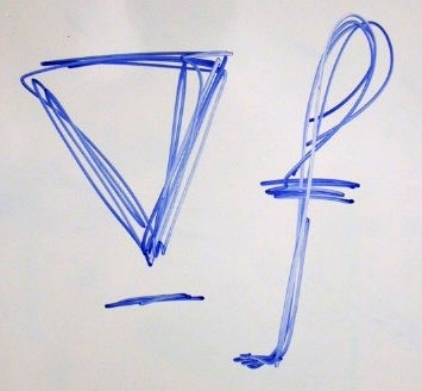
#> input picture 4. 泊松图像编辑/src.jpg, 422 x 391 px
$ jupyter execute --allow-errors poisson-exp.ipynb   (shell and % lines are left out)   (older library calls are emulated)
#> lines starting #> are read from the running program, lines starting #| are printed output that depends on the picture
### 4. 泊松图像编辑/mark_out_area.py
# -*- coding: utf-8 -*-
# @Time    : 2023/1/5 12:07
# @Author  : hp
# @Email   : bingzhenli@hotmail.com
# @File    : draw_polygon.py
# @Project : parttime-exps


import cv2

import numpy as np
import joblib
import matplotlib.pyplot as plt


# [20 lines left out: function _callback, not called in this run]


def draw_polygon(img_pth, pkl_pth, is_save_mask=False):
    global img, pts
    pts = []
    if isinstance(img_pth, str):
        img = cv2.imread(img_pth)
    else:
        img = img_pth

    cv2.namedWindow('create_polygon')
    cv2.setMouseCallback('create_polygon', _callback)

    print("[USAGES]: \n"
          " 1) LEFT CLICK mouse  -> select point\n"
          " 2) RIGHT CLICK mouse -> detect last point\n"
          " 3) press 'p'         -> plot polygon and show, and save points into 'points.pkl' file\n"
          " 5) press 'ESC'       -> exist")

    while True:
        key = cv2.waitKey(1) & 0xFF
        if key == 27:
            break

        if key == ord("p"):
            mask = np.zeros(img.shape, np.uint8)
            points = np.array(pts, np.int32)
            points = points.reshape((-1, 1, 2))

            mask = cv2.polylines(mask, [points], True, (255, 255, 255), 2)
            mask2 = cv2.fillPoly(mask.copy(), [points], (255, 255, 255))
            if is_save_mask:
                cv2.imwrite("mask.jpg", mask2)
            mask3 = cv2.fillPoly(mask.copy(), [points], (0, 255, 0))

            show_image = cv2.addWeighted(src1=img, alpha=0.8, src2=mask3, beta=0.2, gamma=0)
            polygon = cv2.bitwise_and(mask2, img)

            plt.figure(figsize=(10, 10))
            plt.subplot(1, 3, 1)
            if len(img2.shape) == 3:
                plt.imshow(cv2.merge(cv2.split(img2)[::-1])); plt.title("polygon points")
            else:
                plt.imshow(img2, cmap=plt.cm.gray); plt.title("polygon points")

            plt.subplot(1, 3, 2)
            if len(mask2.shape) == 3:
                plt.imshow(cv2.merge(cv2.split(mask2)[::-1])); plt.title("mask")
            else:
                plt.imshow(mask2, cmap=plt.cm.gray); plt.title("mask")

            plt.subplot(1, 3, 3)
            if len(show_image.shape) == 3:
                plt.imshow(cv2.merge(cv2.split(show_image)[::-1])); plt.title("image with mask")
            else:
                plt.imshow(show_image, cmap=plt.cm.gray); plt.title("image with mask")
            # plt.subplot(2, 2, 4)
            # plt.imshow(polygon); plt.title("bitwise_and")
            plt.show()

            joblib.dump(value=pts, filename=pkl_pth)
            print("[INFO] polygon points coordinates had been saved in 'points.pkl' ... ")
            break

    cv2.destroyAllWindows()


# [2 lines that do not run on import are left out]

### 4. 泊松图像编辑/poisson-exp.ipynb
[cell 1]
import cv2
import pickle
import numpy as np

import scipy.sparse
from scipy.sparse.linalg import spsolve

import matplotlib.pyplot as plt
from matplotlib.path import Path
import matplotlib.patches as patches

from mark_out_area import draw_polygon

# 1. Select image

[cell 2]
# read src image and convert color space to shades of gray
src_img = cv2.imread("src.jpg")
#> src_img is the input picture: shape (391, 422, 3); mean B, G, R 217.3, 208.9, 210
dst_img = cv2.imread("dst.jpg")
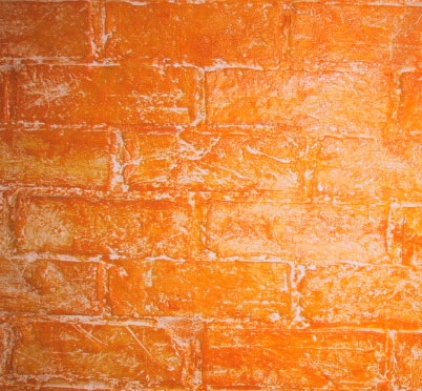
#> input picture 4. 泊松图像编辑/dst.jpg, 422 x 391 px
#> dst_img is the input picture: shape (391, 422, 3); mean B, G, R 62.4, 135, 229.8

h, w = src_img.shape[:2]
#> h = 391; w = 422
dst_img = cv2.resize(dst_img, (w, h))

plt.figure(figsize=(10, 20))
plt.subplot(1,2,1)
plt.imshow(src_img[:,:,::-1])
plt.title("source")
plt.subplot(1,2,2)
plt.imshow(dst_img[:,:,::-1])
plt.title("target")
plt.show()
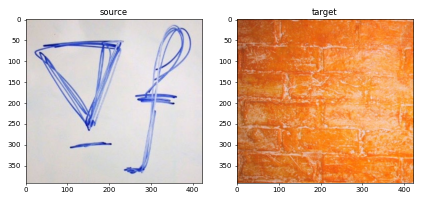
#> figure drawn by matplotlib, 2 panels

## 1.1. Mark out a region $\Omega$ using a polygon
create polygon, and saved points to 'points.pkl'

[cell 3]
draw_polygon(src_img, "points.pkl")
#> (key Esc is pressed here)

# 2. Seamless cloning for grayscale images

[cell 4]
# [38 lines left out: functions laplacian_operator, get_gradient, get_div, not called in this run]

## (a) Importing gradients

to implement the Laplacian operator,
1. first build the matrix $\mathbf{D}$
2. then build matrix $\mathbf{A}$ by setting $\mathbf{D}$ as block diagonal element; suppose that $\mathbf{src, dst} \in \Re^{H \times W}$, then $\mathbf{A} \in \Re^{HW \times HW}$

Now the equation becomes:
1.  $\mathbf{\Delta f} = \mathbf{\Delta g} \Longleftrightarrow \mathbf{Af} = \mathbf{Ag}$, inside the region
2. $\mathbf{f} = \mathbf{t}$, outside the region

where<br>
* $\mathbf{f}$ is the pixel value of seamless cloning image
* $\mathbf{g}$ is the pixel value of the src
* $\mathbf{t}$ is the pixel value of dst

[cell 5]
# [39 lines left out: function seamless_clone_one_channel, not called in this run]

[cell 6]
# read src image and convert color space to shades of gray
src_img = cv2.imread("src.jpg")
dst_img = cv2.imread("dst.jpg")

#> (the rest of this cell did not finish here and is left out)

## (b) Mixing gradients
* 计算在mask图像的区域内的融合散度
    1. 在这里不能直接用laplacian算子求出散度然后再进行比较，因为公式里面是要求比较的是梯度，因此需要在梯度上进行融合
    2. 梯度有两个方向： $x$ 方向和 $y$ 方向，每个方向有左、右两个方向的梯度。因此需要对四个方向的梯度进行比较

* 计算源图像、目标图像四个方向的梯度

* 对于每个方向，比较每个像素的源图像梯度和目标图像梯度，取绝对值大的一方作为最终的梯度

* 最后四个方向的梯度累计求和就可以得到最终的散度

* 对于每一个通道，需要构造 $A$ 系数矩阵和 $b$ 向量，然后再利用 $Ax=b$ 求解出该通道的 $x$

[cell 7]
# [48 lines left out: function mixed_seamless_clone_per_channel, not called in this run]

[cell 8]
# read src image and convert color space to shades of gray
src_img = cv2.imread("src.jpg")
dst_img = cv2.imread("dst.jpg")

#> (the rest of this cell did not finish here and is left out)

# 4. Selection editing effects
Implement only one of the selection editing effects described in Section 4 of the paper (15 points):
* `Texture flattening` 🚀
* Local illumination changes
* Local color changes
* Seamless tiling

[cell 9]
# [37 lines left out: function texture_flatten_three_channel, not called in this run]

[cell 10]
# create mask in 'child.jpg'
src_img = cv2.imread("child.jpg")
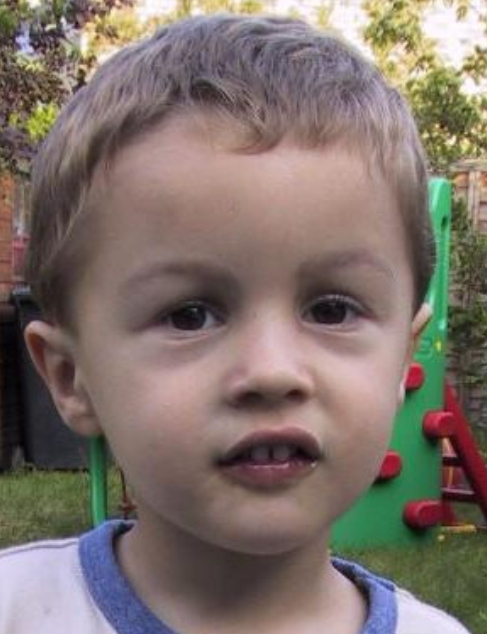
#> input picture 4. 泊松图像编辑/child.jpg, 487 x 634 px
#> src_img is the input picture: shape (634, 487, 3); mean B, G, R 107.6, 114.6, 127.7

draw_polygon(src_img, "points_child.pkl")
#> (key Enter is pressed here)

[cell 11]
src_img = cv2.imread("child.jpg")

#> (the rest of this cell did not finish here and is left out)

# 5. Opencv Implementation

[cell 12]
import cv2

src_img = cv2.resize(cv2.imread("src.jpg"), (300, 300))
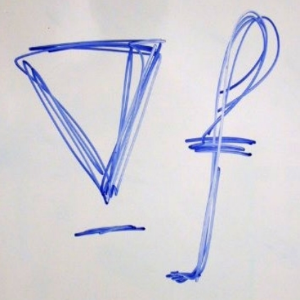
#> src_img: shape (300, 300, 3); mean B, G, R 217.2, 208.8, 209.9
dst_img = cv2.imread("dst.jpg")

h, w = dst_img.shape[:2]

src_mask = 255 * np.ones(src_img.shape, dst_img.dtype)

center = (h//2, w//2)
#> center = (195, 211)
output1 = cv2.seamlessClone(src_img, dst_img, src_mask, center, cv2.NORMAL_CLONE)
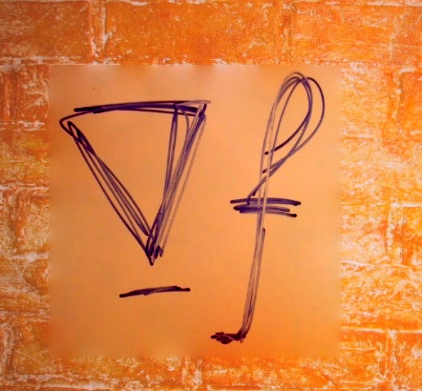
#> output1: shape (391, 422, 3); mean B, G, R 67.3, 130.8, 221.7
output2 = cv2.seamlessClone(src_img, dst_img, src_mask, center, cv2.MIXED_CLONE)
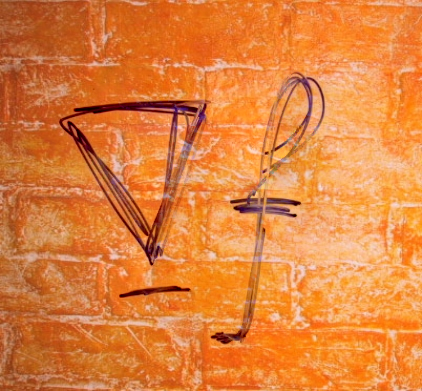
#> output2: shape (391, 422, 3); mean B, G, R 61.7, 130.1, 223.6

plt.figure(figsize=(10, 20))
plt.subplot(1,2,1)
plt.imshow(output1[:,:,::-1])
plt.title("normal clone")
plt.subplot(1,2,2)
plt.imshow(output2[:,:,::-1])
plt.title("mixed clone")
plt.show()
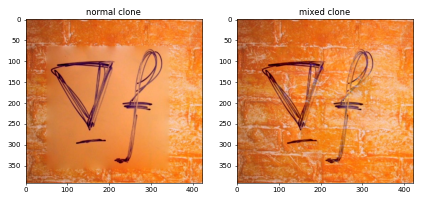
#> figure drawn by matplotlib, 2 panels
